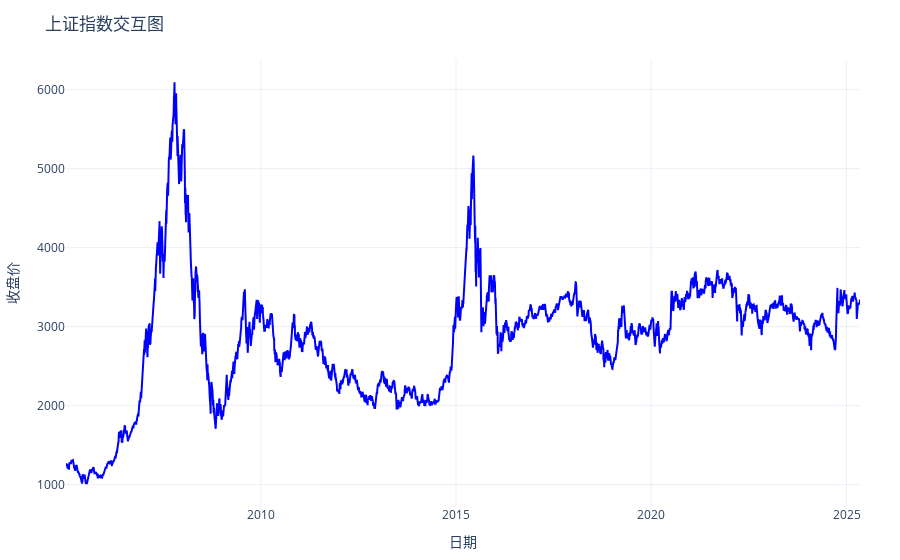

Source (notebook cell):
### Markdown cell above
### 交互图

接下来，我们使用 `plotly` 扩展包创建一个交互式折线图。顾名思义，这类图形可以在在鼠标悬停时，显示该时点的日期、收益率等信息。要点如下：

1. 数据准备

   - **时间筛选**：通过 `start_date` 和 `end_date` 设置起始时间和结束时间，结合 `pandas.to_datetime()` 函数将日期列转换为标准时间格式，并筛选出指定时间区间内的数据。
   - **数据合并**：使用 `merge()` 函数将包含日收益率的 DataFrame 与主数据表按照日期列进行合并，使得每一日的收盘价配套显示对应的日收益率。

2. 图形绘制

   - **图层添加**：调用 `go.Scatter()` 添加一条收盘价的折线图（`mode='lines'` 表示仅显示折线，不显示节点）。
   - **交互信息**：利用 `hovertemplate` 参数自定义鼠标悬停时显示的内容，包括：日期（格式化为 `年-月-日`）、收盘价（保留两位小数）、日收益率（百分号格式，保留两位小数）等。

3. 图表布局设置

   - 通过 `fig.update_layout()` 设置图表标题、坐标轴标题、交互模式等：
     - `hovermode='x unified'`：使得交互提示在同一垂直线上统一显示
     - `template='plotly_white'`：采用白色背景模板
   - 设置 `margin` 确保图形四周留有足够的空间，避免遮挡

该图表可嵌入网页或 Jupyter Notebook 中动态展示，是教学、报告与展示金融时间序列数据的有力工具。

### Code cell
# 安装必要的库（如未安装）
# !pip install plotly akshare pandas

import pandas as pd
import plotly.graph_objects as go
from datetime import datetime
import akshare as ak

# 设置起始时间和结束时间
start_date = '2005-01-01'
end_date = datetime.now().strftime('%Y-%m-%d')  # 设置为当前日期

# 获取上证指数的历史数据
sz_index = ak.stock_zh_index_daily(symbol="sh000001")  # 上证指数代码为 "sh000001"

# 重命名列名以便后续处理
sz_index.rename(columns={'date': 'day', 'close': 'close'}, inplace=True)

# 将日期列转换为 datetime 类型
sz_index['day'] = pd.to_datetime(sz_index['day'])

# 计算日收益率
sz_index['daily_return'] = sz_index['close'].pct_change()

# 筛选指定时间区间内的数据
filtered_data = sz_index.query(" @start_date <= day <= @end_date ")

# 创建交互式图形对象
fig = go.Figure()

# 添加收盘价的折线图
fig.add_trace(go.Scatter(
    x=filtered_data['day'],
    y=filtered_data['close'],
    mode='lines',  # 只显示线条
    name='收盘价',
    line=dict(color='blue'),
    customdata=filtered_data[['daily_return']].values,
    hovertemplate=(
        '<b>日期：</b> %{x|%Y-%m-%d}<br>'
        '<b>收盘价：</b> %{y:.2f}<br>'
        '<b>日收益率：</b> %{customdata[0]:.2%}<extra></extra>'
    )
))

# 设置图表整体布局
fig.update_layout(
    title='上证指数交互图',
    xaxis_title='日期',
    yaxis_title='收盘价',
    hovermode='x unified',
    template='plotly_white',
    margin=dict(l=60, r=40, t=60, b=50)
)

# 显示图表
fig.show()

### Figure 1 — Plotly figure (JSON) as saved in the notebook; plotly's stock layout.template omitted (floating-point values rounded to 4 significant figures; data arrays with more than 128 entries replaced by an {"elided": "..."} marker saying what was removed)
{"data": [{"customdata": {"elided": "4938x1 float values"}, "hovertemplate": "<b>日期：</b> %{x|%Y-%m-%d}<br><b>收盘价：</b> %{y:.2f}<br><b>日收益率：</b> %{customdata[0]:.2%}<extra></extra>", "line": {"color": "blue"}, "mode": "lines", "name": "收盘价", "type": "scatter", "x": {"elided": "4938 str values"}, "y": {"elided": "4938 float values"}}], "layout": {"hovermode": "x unified", "margin": {"b": 50, "l": 60, "r": 40, "t": 60}, "title": {"text": "上证指数交互图"}, "xaxis": {"title": {"text": "日期"}}, "yaxis": {"title": {"text": "收盘价"}}}}
